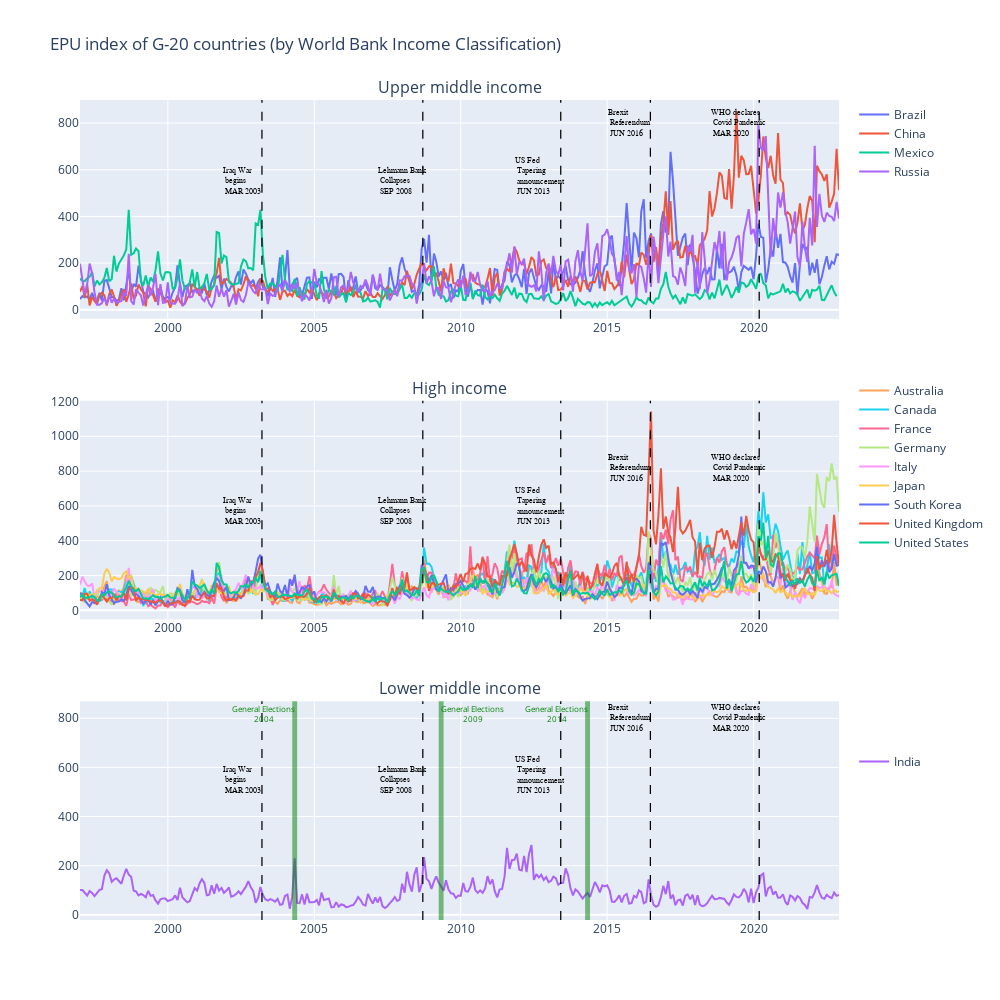

Source (notebook cell):
### Code cell
from plotly.subplots import make_subplots
import plotly.graph_objects as go
import pandas as pd
from plotly import tools

################ First dataframe with EPU Information ###################

# Create a dataframe by reading epu data
df_epu = pd.read_excel('/Users/kalyan/Library/CloudStorage/OneDrive-IIMVIZAG/Kalyan-Research/T20-PolicyBrief-G20/Data/G20.xlsx'
                  , sheet_name='G20-EPU',
                   dtype={'Year':object,'Month':object,},
                      header=0);

#Uniformity in Year data - Convert Numeric to String
df_epu['Year'] = df_epu['Year'].astype(str)
#Uniformity in Month data - Convert Numeric to String of length 2
df_epu['Month'] = df_epu['Month'].astype(str).str.zfill(2)
#Generate Date in datetime dtype
df_epu['Date']= str('01')+df_epu['Month']+df_epu['Year']


df_epu['Date'] = pd.to_datetime(df_epu['Date'], 
                                 format='%d%m%Y')
df_epu['Year'] = pd.to_datetime(df_epu['Date'], 
                                 format='%Y')
df_epu['Month'] = pd.to_datetime(df_epu['Date'], 
                                 format='%m')

df_epu= df_epu.set_index('Date')

df_epu = df_epu.drop(columns=['Year', 'Month'])

g20_list = list(df_epu.columns)
g20_list = [e for e in g20_list if e not in ('SCMP China', 'Mainland China')]


#print(g20_list)
################ Second dataframe with Income category of countries  ###################
df_inc_cat = pd.read_excel('/Users/kalyan/Library/CloudStorage/OneDrive-IIMVIZAG/Kalyan-Research/T20-PolicyBrief-G20/Data/G20.xlsx'
                  , sheet_name='Income-Category',
                   dtype={'Year':object,'Month':object,},
                  header=0);
col=df_inc_cat.columns
unique_inc_cat = list(df_inc_cat['Income_category'].unique())

# Dictionary to store a list of records for each unique value of the column
records_dict = {}

# Loop through unique values
for value in unique_inc_cat:
    # Filter the dataframe for each unique value
    filtered_data = df_inc_cat[df_inc_cat['Income_category'] == value]
    
    # Store the list of records in the dictionary
    records_dict[value] = filtered_data['Country'].values.tolist()   

#print(records_dict)


ts = df_epu[g20_list]

#print(df_transpose)
fig = make_subplots(
    rows=3, cols=1,
    subplot_titles = (unique_inc_cat),
    horizontal_spacing = 0.05, vertical_spacing = 0.10)


for i, (key, value) in enumerate(records_dict.items()):
    #print(i, key, value)
    country_list = value
    #print(country_list)
    #print(type(country_list))

    #row = i // cols + 1
    #col = i % cols + 1
    #print(row,col)
    # loop through the y-data and add a trace for each column
    for j in country_list:
        #print(i,j)
        if j in g20_list:
            #print(j, "is present")
            #print(ts[j])
            fig.add_trace(go.Scatter(x=ts.index, y=ts[j], name = j, legendgroup = i), row = i+1, col=1, )
        else:
            print(j, "is absent")
    
    # Iraq war begins 20 March 2003
    fig.add_vline(x=pd.to_datetime("20032003",format='%d%m%Y'), line_width=1.25, line_dash="dash", line_color="Black", 
                  row = i+1, col=1,)
    fig.add_annotation(
        x=pd.to_datetime("20032003",format='%d%m%Y'), y=500+1, text=f'Iraq War <br> begins <br> MAR 2003',
        yanchor='bottom', showarrow=True, arrowhead=1, arrowsize=1, arrowwidth=2, arrowcolor="#636363",
        ax=-20, ay=5, font=dict(size=8, color="Black", family="Courier New, monospace"), align="left", row = i+1, col=1,)
       

    # Lehmann Collapse
    fig.add_vline(x=pd.to_datetime("15092008",format='%d%m%Y'), line_width=1.25, line_dash="dash", line_color="Black",
                 row = i+1, col=1,)
    fig.add_annotation(
        x=pd.to_datetime("15092008",format='%d%m%Y'), y=500+1, text=f'Lehmann Bank <br> Collapses <br> SEP 2008',
        yanchor='bottom', showarrow=True, arrowhead=1, arrowsize=1, arrowwidth=2, arrowcolor="#636363",
        ax=-20, ay=5, font=dict(size=8, color="Black", family="Courier New, monospace"), align="left", row = i+1, col=1,)
    
    # fed Tapering plan announced
    fig.add_vline(x=pd.to_datetime("01062013",format='%d%m%Y'), line_width=1.25, line_dash="dash", line_color="Black", 
                  row = i+1, col=1,)
    fig.add_annotation(
        x=pd.to_datetime("01062013",format='%d%m%Y'), y=500+1, text=f'US Fed <br> Tapering <br> announcement <br> JUN 2013',
        yanchor='bottom', showarrow=True, arrowhead=1, arrowsize=1, arrowwidth=2, arrowcolor="#636363",
        ax=-20, ay=5, font=dict(size=8, color="Black", family="Courier New, monospace"), align="left", row = i+1, col=1,)

    # Brexit Referendum Vote 23 June 2016
    fig.add_vline(x=pd.to_datetime("23062016",format='%d%m%Y'), line_width=1.25, line_dash="dash", line_color="Black",
                 row = i+1, col=1,)
    fig.add_annotation(
        x=pd.to_datetime("23062016",format='%d%m%Y'), y=750+1, text=f'Brexit <br> Referendum <br> JUN 2016',
        yanchor='bottom', showarrow=True, arrowhead=1, arrowsize=1, arrowwidth=2, arrowcolor="#636363",
        ax=-20, ay=5, font=dict(size=8, color="Black", family="Courier New, monospace"), align="left", row = i+1, col=1,)

    # WHO declares Covid Pandemic 11 March 2020
    fig.add_vline(x=pd.to_datetime("11032020",format='%d%m%Y'), line_width=1.25, line_dash="dash", line_color="Black",
                 row = i+1, col=1,)
    fig.add_annotation(
        x=pd.to_datetime("11032020",format='%d%m%Y'), y=750+1, text=f'WHO declares <br> Covid Pandemic <br> MAR 2020',
        yanchor='bottom', showarrow=True, arrowhead=1, arrowsize=1, arrowwidth=2, arrowcolor="#636363",
        ax=-20, ay=5, font=dict(size=8, color="Black", family="Courier New, monospace"), align="left", row = i+1, col=1,)


fig.add_vrect(x0=pd.to_datetime("01042004",format='%d%m%Y'), x1=pd.to_datetime("01062004",format='%d%m%Y'), 
              annotation_text="General Elections<br>2004", 
              annotation_position="top right", annotation_font_size=8, annotation_font_color="Green",
              fillcolor="green", opacity=0.5, line_width=0, row=3, col=1)
fig.add_vrect(x0=pd.to_datetime("01042009",format='%d%m%Y'), x1=pd.to_datetime("01062009",format='%d%m%Y'), 
              annotation_text="General Elections<br>2009", 
              annotation_position="top left", annotation_font_size=8, annotation_font_color="Green",
              fillcolor="green", opacity=0.5, line_width=0, row=3, col=1)
fig.add_vrect(x0=pd.to_datetime("01042014",format='%d%m%Y'), x1=pd.to_datetime("01062014",format='%d%m%Y'), 
              annotation_text="General Elections<br>2014", 
              annotation_position="top right", annotation_font_size=8, annotation_font_color="Green",
              fillcolor="Green", opacity=0.5, line_width=0, row=3, col=1)


fig.update_layout(height=1000, width=1000, 
                   title_text="EPU index of G-20 countries (by World Bank Income Classification)",
                    legend_tracegroupgap = 200,)
       
fig.show()

### Figure 1 — Plotly figure (JSON) as saved in the notebook; plotly's stock layout.template omitted (floating-point values rounded to 4 significant figures; data arrays with more than 128 entries replaced by an {"elided": "..."} marker saying what was removed)
{"data": [{"legendgroup": "0", "name": "Brazil", "type": "scatter", "x": {"elided": "312 str values"}, "xaxis": "x", "y": {"elided": "312 float values"}, "yaxis": "y"}, {"legendgroup": "0", "name": "China", "type": "scatter", "x": {"elided": "312 str values"}, "xaxis": "x", "y": {"elided": "312 float values"}, "yaxis": "y"}, {"legendgroup": "0", "name": "Mexico", "type": "scatter", "x": {"elided": "312 str values"}, "xaxis": "x", "y": {"elided": "312 float values"}, "yaxis": "y"}, {"legendgroup": "0", "name": "Russia", "type": "scatter", "x": {"elided": "312 str values"}, "xaxis": "x", "y": {"elided": "312 float values"}, "yaxis": "y"}, {"legendgroup": "1", "name": "Australia", "type": "scatter", "x": {"elided": "312 str values"}, "xaxis": "x2", "y": {"elided": "312 float values"}, "yaxis": "y2"}, {"legendgroup": "1", "name": "Canada", "type": "scatter", "x": {"elided": "312 str values"}, "xaxis": "x2", "y": {"elided": "312 float values"}, "yaxis": "y2"}, {"legendgroup": "1", "name": "France", "type": "scatter", "x": {"elided": "312 str values"}, "xaxis": "x2", "y": {"elided": "312 float values"}, "yaxis": "y2"}, {"legendgroup": "1", "name": "Germany", "type": "scatter", "x": {"elided": "312 str values"}, "xaxis": "x2", "y": {"elided": "312 float values"}, "yaxis": "y2"}, {"legendgroup": "1", "name": "Italy", "type": "scatter", "x": {"elided": "312 str values"}, "xaxis": "x2", "y": {"elided": "312 float values"}, "yaxis": "y2"}, {"legendgroup": "1", "name": "Japan", "type": "scatter", "x": {"elided": "312 str values"}, "xaxis": "x2", "y": {"elided": "312 float values"}, "yaxis": "y2"}, {"legendgroup": "1", "name": "South Korea", "type": "scatter", "x": {"elided": "312 str values"}, "xaxis": "x2", "y": {"elided": "312 float values"}, "yaxis": "y2"}, {"legendgroup": "1", "name": "United Kingdom", "type": "scatter", "x": {"elided": "312 str values"}, "xaxis": "x2", "y": {"elided": "312 float values"}, "yaxis": "y2"}, {"legendgroup": "1", "name": "United States", "type": "scatter", "x": {"elided": "312 str values"}, "xaxis": "x2", "y": {"elided": "312 float values"}, "yaxis": "y2"}, {"legendgroup": "2", "name": "India", "type": "scatter", "x": {"elided": "312 str values"}, "xaxis": "x3", "y": {"elided": "312 float values"}, "yaxis": "y3"}], "layout": {"annotations": [{"font": {"size": 16}, "showarrow": false, "text": "Upper middle income", "x": 0.5, "xanchor": "center", "xref": "paper", "y": 1, "yanchor": "bottom", "yref": "paper"}, {"font": {"size": 16}, "showarrow": false, "text": "High income", "x": 0.5, "xanchor": "center", "xref": "paper", "y": 0.6333, "yanchor": "bottom", "yref": "paper"}, {"font": {"size": 16}, "showarrow": false, "text": "Lower middle income", "x": 0.5, "xanchor": "center", "xref": "paper", "y": 0.2667, "yanchor": "bottom", "yref": "paper"}, {"align": "left", "arrowcolor": "#636363", "arrowhead": 1, "arrowsize": 1, "arrowwidth": 2, "ax": -20, "ay": 5, "font": {"color": "Black", "family": "Courier New, monospace", "size": 8}, "showarrow": true, "text": "Iraq War <br> begins <br> MAR 2003", "x": "2003-03-20T00:00:00", "xref": "x", "y": 501, "yanchor": "bottom", "yref": "y"}, {"align": "left", "arrowcolor": "#636363", "arrowhead": 1, "arrowsize": 1, "arrowwidth": 2, "ax": -20, "ay": 5, "font": {"color": "Black", "family": "Courier New, monospace", "size": 8}, "showarrow": true, "text": "Lehmann Bank <br> Collapses <br> SEP 2008", "x": "2008-09-15T00:00:00", "xref": "x", "y": 501, "yanchor": "bottom", "yref": "y"}, {"align": "left", "arrowcolor": "#636363", "arrowhead": 1, "arrowsize": 1, "arrowwidth": 2, "ax": -20, "ay": 5, "font": {"color": "Black", "family": "Courier New, monospace", "size": 8}, "showarrow": true, "text": "US Fed <br> Tapering <br> announcement <br> JUN 2013", "x": "2013-06-01T00:00:00", "xref": "x", "y": 501, "yanchor": "bottom", "yref": "y"}, {"align": "left", "arrowcolor": "#636363", "arrowhead": 1, "arrowsize": 1, "arrowwidth": 2, "ax": -20, "ay": 5, "font": {"color": "Black", "family": "Courier New, monospace", "size": 8}, "showarrow": true, "text": "Brexit <br> Referendum <br> JUN 2016", "x": "2016-06-23T00:00:00", "xref": "x", "y": 751, "yanchor": "bottom", "yref": "y"}, {"align": "left", "arrowcolor": "#636363", "arrowhead": 1, "arrowsize": 1, "arrowwidth": 2, "ax": -20, "ay": 5, "font": {"color": "Black", "family": "Courier New, monospace", "size": 8}, "showarrow": true, "text": "WHO declares <br> Covid Pandemic <br> MAR 2020", "x": "2020-03-11T00:00:00", "xref": "x", "y": 751, "yanchor": "bottom", "yref": "y"}, {"align": "left", "arrowcolor": "#636363", "arrowhead": 1, "arrowsize": 1, "arrowwidth": 2, "ax": -20, "ay": 5, "font": {"color": "Black", "family": "Courier New, monospace", "size": 8}, "showarrow": true, "text": "Iraq War <br> begins <br> MAR 2003", "x": "2003-03-20T00:00:00", "xref": "x2", "y": 501, "yanchor": "bottom", "yref": "y2"}, {"align": "left", "arrowcolor": "#636363", "arrowhead": 1, "arrowsize": 1, "arrowwidth": 2, "ax": -20, "ay": 5, "font": {"color": "Black", "family": "Courier New, monospace", "size": 8}, "showarrow": true, "text": "Lehmann Bank <br> Collapses <br> SEP 2008", "x": "2008-09-15T00:00:00", "xref": "x2", "y": 501, "yanchor": "bottom", "yref": "y2"}, {"align": "left", "arrowcolor": "#636363", "arrowhead": 1, "arrowsize": 1, "arrowwidth": 2, "ax": -20, "ay": 5, "font": {"color": "Black", "family": "Courier New, monospace", "size": 8}, "showarrow": true, "text": "US Fed <br> Tapering <br> announcement <br> JUN 2013", "x": "2013-06-01T00:00:00", "xref": "x2", "y": 501, "yanchor": "bottom", "yref": "y2"}, {"align": "left", "arrowcolor": "#636363", "arrowhead": 1, "arrowsize": 1, "arrowwidth": 2, "ax": -20, "ay": 5, "font": {"color": "Black", "family": "Courier New, monospace", "size": 8}, "showarrow": true, "text": "Brexit <br> Referendum <br> JUN 2016", "x": "2016-06-23T00:00:00", "xref": "x2", "y": 751, "yanchor": "bottom", "yref": "y2"}, {"align": "left", "arrowcolor": "#636363", "arrowhead": 1, "arrowsize": 1, "arrowwidth": 2, "ax": -20, "ay": 5, "font": {"color": "Black", "family": "Courier New, monospace", "size": 8}, "showarrow": true, "text": "WHO declares <br> Covid Pandemic <br> MAR 2020", "x": "2020-03-11T00:00:00", "xref": "x2", "y": 751, "yanchor": "bottom", "yref": "y2"}, {"align": "left", "arrowcolor": "#636363", "arrowhead": 1, "arrowsize": 1, "arrowwidth": 2, "ax": -20, "ay": 5, "font": {"color": "Black", "family": "Courier New, monospace", "size": 8}, "showarrow": true, "text": "Iraq War <br> begins <br> MAR 2003", "x": "2003-03-20T00:00:00", "xref": "x3", "y": 501, "yanchor": "bottom", "yref": "y3"}, {"align": "left", "arrowcolor": "#636363", "arrowhead": 1, "arrowsize": 1, "arrowwidth": 2, "ax": -20, "ay": 5, "font": {"color": "Black", "family": "Courier New, monospace", "size": 8}, "showarrow": true, "text": "Lehmann Bank <br> Collapses <br> SEP 2008", "x": "2008-09-15T00:00:00", "xref": "x3", "y": 501, "yanchor": "bottom", "yref": "y3"}, {"align": "left", "arrowcolor": "#636363", "arrowhead": 1, "arrowsize": 1, "arrowwidth": 2, "ax": -20, "ay": 5, "font": {"color": "Black", "family": "Courier New, monospace", "size": 8}, "showarrow": true, "text": "US Fed <br> Tapering <br> announcement <br> JUN 2013", "x": "2013-06-01T00:00:00", "xref": "x3", "y": 501, "yanchor": "bottom", "yref": "y3"}, {"align": "left", "arrowcolor": "#636363", "arrowhead": 1, "arrowsize": 1, "arrowwidth": 2, "ax": -20, "ay": 5, "font": {"color": "Black", "family": "Courier New, monospace", "size": 8}, "showarrow": true, "text": "Brexit <br> Referendum <br> JUN 2016", "x": "2016-06-23T00:00:00", "xref": "x3", "y": 751, "yanchor": "bottom", "yref": "y3"}, {"align": "left", "arrowcolor": "#636363", "arrowhead": 1, "arrowsize": 1, "arrowwidth": 2, "ax": -20, "ay": 5, "font": {"color": "Black", "family": "Courier New, monospace", "size": 8}, "showarrow": true, "text": "WHO declares <br> Covid Pandemic <br> MAR 2020", "x": "2020-03-11T00:00:00", "xref": "x3", "y": 751, "yanchor": "bottom", "yref": "y3"}, {"font": {"color": "Green", "size": 8}, "showarrow": false, "text": "General Elections<br>2004", "x": "2004-06-01T00:00:00", "xanchor": "right", "xref": "x3", "y": 1, "yanchor": "top", "yref": "y3 domain"}, {"font": {"color": "Green", "size": 8}, "showarrow": false, "text": "General Elections<br>2009", "x": "2009-04-01T00:00:00", "xanchor": "left", "xref": "x3", "y": 1, "yanchor": "top", "yref": "y3 domain"}, {"font": {"color": "Green", "size": 8}, "showarrow": false, "text": "General Elections<br>2014", "x": "2014-06-01T00:00:00", "xanchor": "right", "xref": "x3", "y": 1, "yanchor": "top", "yref": "y3 domain"}], "height": 1000, "legend": {"tracegroupgap": 200}, "shapes": [{"line": {"color": "Black", "dash": "dash", "width": 1.25}, "type": "line", "x0": "2003-03-20T00:00:00", "x1": "2003-03-20T00:00:00", "xref": "x", "y0": 0, "y1": 1, "yref": "y domain"}, {"line": {"color": "Black", "dash": "dash", "width": 1.25}, "type": "line", "x0": "2008-09-15T00:00:00", "x1": "2008-09-15T00:00:00", "xref": "x", "y0": 0, "y1": 1, "yref": "y domain"}, {"line": {"color": "Black", "dash": "dash", "width": 1.25}, "type": "line", "x0": "2013-06-01T00:00:00", "x1": "2013-06-01T00:00:00", "xref": "x", "y0": 0, "y1": 1, "yref": "y domain"}, {"line": {"color": "Black", "dash": "dash", "width": 1.25}, "type": "line", "x0": "2016-06-23T00:00:00", "x1": "2016-06-23T00:00:00", "xref": "x", "y0": 0, "y1": 1, "yref": "y domain"}, {"line": {"color": "Black", "dash": "dash", "width": 1.25}, "type": "line", "x0": "2020-03-11T00:00:00", "x1": "2020-03-11T00:00:00", "xref": "x", "y0": 0, "y1": 1, "yref": "y domain"}, {"line": {"color": "Black", "dash": "dash", "width": 1.25}, "type": "line", "x0": "2003-03-20T00:00:00", "x1": "2003-03-20T00:00:00", "xref": "x2", "y0": 0, "y1": 1, "yref": "y2 domain"}, {"line": {"color": "Black", "dash": "dash", "width": 1.25}, "type": "line", "x0": "2008-09-15T00:00:00", "x1": "2008-09-15T00:00:00", "xref": "x2", "y0": 0, "y1": 1, "yref": "y2 domain"}, {"line": {"color": "Black", "dash": "dash", "width": 1.25}, "type": "line", "x0": "2013-06-01T00:00:00", "x1": "2013-06-01T00:00:00", "xref": "x2", "y0": 0, "y1": 1, "yref": "y2 domain"}, {"line": {"color": "Black", "dash": "dash", "width": 1.25}, "type": "line", "x0": "2016-06-23T00:00:00", "x1": "2016-06-23T00:00:00", "xref": "x2", "y0": 0, "y1": 1, "yref": "y2 domain"}, {"line": {"color": "Black", "dash": "dash", "width": 1.25}, "type": "line", "x0": "2020-03-11T00:00:00", "x1": "2020-03-11T00:00:00", "xref": "x2", "y0": 0, "y1": 1, "yref": "y2 domain"}, {"line": {"color": "Black", "dash": "dash", "width": 1.25}, "type": "line", "x0": "2003-03-20T00:00:00", "x1": "2003-03-20T00:00:00", "xref": "x3", "y0": 0, "y1": 1, "yref": "y3 domain"}, {"line": {"color": "Black", "dash": "dash", "width": 1.25}, "type": "line", "x0": "2008-09-15T00:00:00", "x1": "2008-09-15T00:00:00", "xref": "x3", "y0": 0, "y1": 1, "yref": "y3 domain"}, {"line": {"color": "Black", "dash": "dash", "width": 1.25}, "type": "line", "x0": "2013-06-01T00:00:00", "x1": "2013-06-01T00:00:00", "xref": "x3", "y0": 0, "y1": 1, "yref": "y3 domain"}, {"line": {"color": "Black", "dash": "dash", "width": 1.25}, "type": "line", "x0": "2016-06-23T00:00:00", "x1": "2016-06-23T00:00:00", "xref": "x3", "y0": 0, "y1": 1, "yref": "y3 domain"}, {"line": {"color": "Black", "dash": "dash", "width": 1.25}, "type": "line", "x0": "2020-03-11T00:00:00", "x1": "2020-03-11T00:00:00", "xref": "x3", "y0": 0, "y1": 1, "yref": "y3 domain"}, {"fillcolor": "green", "line": {"width": 0}, "opacity": 0.5, "type": "rect", "x0": "2004-04-01T00:00:00", "x1": "2004-06-01T00:00:00", "xref": "x3", "y0": 0, "y1": 1, "yref": "y3 domain"}, {"fillcolor": "green", "line": {"width": 0}, "opacity": 0.5, "type": "rect", "x0": "2009-04-01T00:00:00", "x1": "2009-06-01T00:00:00", "xref": "x3", "y0": 0, "y1": 1, "yref": "y3 domain"}, {"fillcolor": "Green", "line": {"width": 0}, "opacity": 0.5, "type": "rect", "x0": "2014-04-01T00:00:00", "x1": "2014-06-01T00:00:00", "xref": "x3", "y0": 0, "y1": 1, "yref": "y3 domain"}], "title": {"text": "EPU index of G-20 countries (by World Bank Income Classification)"}, "width": 1000, "xaxis": {"anchor": "y", "domain": [0, 1]}, "xaxis2": {"anchor": "y2", "domain": [0, 1]}, "xaxis3": {"anchor": "y3", "domain": [0, 1]}, "yaxis": {"anchor": "x", "domain": [0.7333, 1]}, "yaxis2": {"anchor": "x2", "domain": [0.3667, 0.6333]}, "yaxis3": {"anchor": "x3", "domain": [0, 0.2667]}}}
